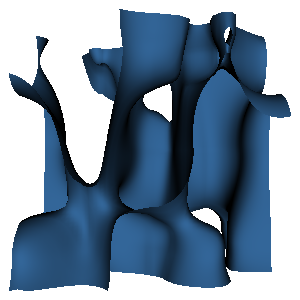

This figure's Python source:
#!/usr/bin/env python
# Demonstrate a three-dimensional Perlin noise pattern.

import vtkmodules.vtkInteractionStyle  # noqa: F401
import vtkmodules.vtkRenderingOpenGL2  # noqa: F401

from vtkmodules.vtkCommonDataModel import vtkPerlinNoise
from vtkmodules.vtkFiltersCore import vtkContourFilter
from vtkmodules.vtkImagingHybrid import vtkSampleFunction
from vtkmodules.vtkRenderingCore import (
    vtkActor,
    vtkPolyDataMapper,
    vtkRenderWindow,
    vtkRenderWindowInteractor,
    vtkRenderer,
)

# Create Perlin noise implicit function.
perlin = vtkPerlinNoise()
perlin.SetFrequency(2, 1.25, 1.5)
perlin.SetPhase(0, 0, 0)

# Sample the implicit function.
sample = vtkSampleFunction()
sample.SetImplicitFunction(perlin)
sample.SetSampleDimensions(65, 65, 20)
sample.ComputeNormalsOff()

# Extract the zero-level isosurface.
surface = vtkContourFilter()
surface.SetInputConnection(sample.GetOutputPort())
surface.SetValue(0, 0.0)

# Mapper and actor.
mapper = vtkPolyDataMapper()
mapper.SetInputConnection(surface.GetOutputPort())
mapper.ScalarVisibilityOff()

actor = vtkActor()
actor.SetMapper(mapper)
actor.GetProperty().SetColor(0.2, 0.4, 0.6)

renderer = vtkRenderer()
renderer.AddActor(actor)
renderer.SetBackground(1, 1, 1)

render_window = vtkRenderWindow()
render_window.SetSize(300, 300)
render_window.AddRenderer(renderer)
render_window.SetWindowName("perlin noise data model")

renderer.ResetCamera()
renderer.GetActiveCamera().Dolly(1.35)
renderer.ResetCameraClippingRange()

interactor = vtkRenderWindowInteractor()
interactor.SetRenderWindow(render_window)

interactor.Initialize()
interactor.Start()
